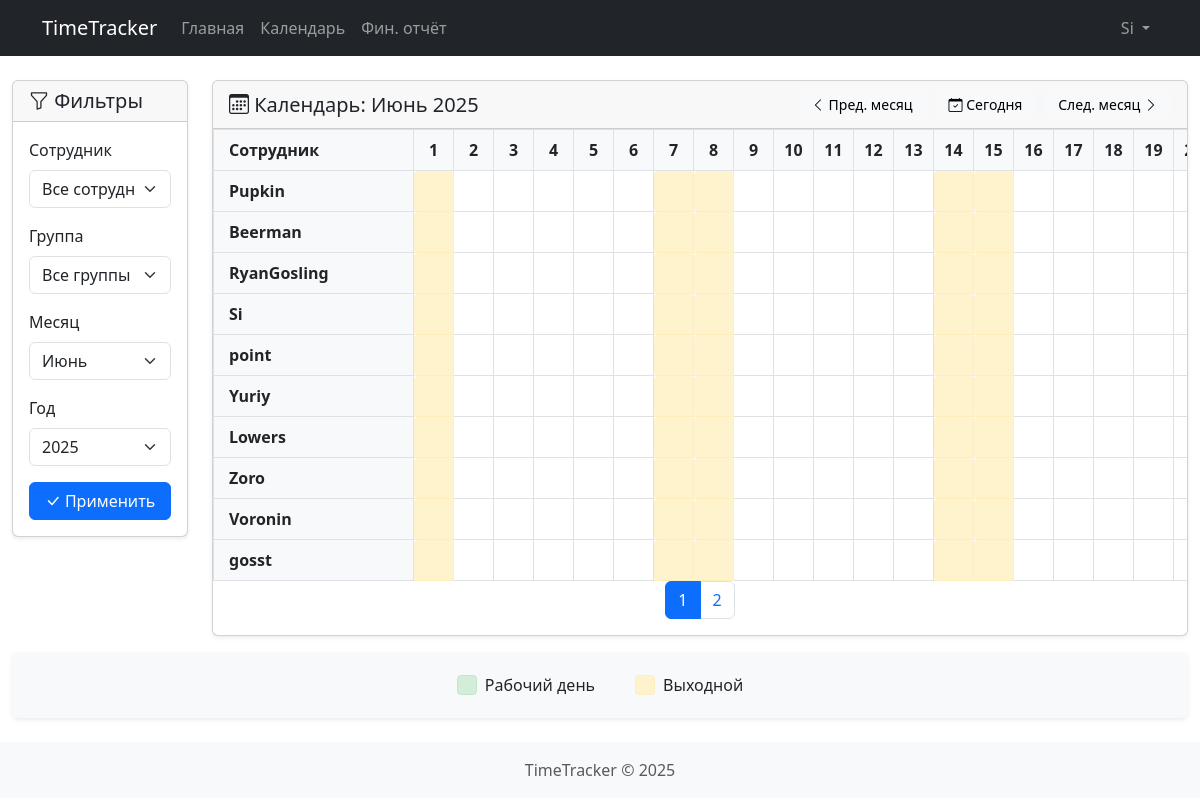
/calendar.php (signed in), run on the app's committed database.
### tables this page shows
CREATE TABLE IF NOT EXISTS `timetrack_users` (
  `id` int NOT NULL AUTO_INCREMENT,
  `login` varchar(50) NOT NULL,
  `password` varchar(255) NOT NULL,
  `first_name` varchar(50) DEFAULT NULL,
  `last_name` varchar(50) DEFAULT NULL,
  `stage` varchar(50) DEFAULT NULL,
  `description` text,
  `role` enum('admin','manager','employee') NOT NULL,
  `hourly_rate` decimal(10,2) NOT NULL DEFAULT '0.00',
  `created_at` timestamp NULL DEFAULT CURRENT_TIMESTAMP,
  `work_start` time NOT NULL DEFAULT '10:00:00',
  `work_end` time NOT NULL DEFAULT '19:00:00',
  `payer` varchar(255) DEFAULT NULL,
  `note` text,
  PRIMARY KEY (`id`),
  UNIQUE KEY `login` (`login`)
);

### config.php (called while the page is built, shortened)
<?php
function isManager() {
    return isset($_SESSION['role']) && $_SESSION['role'] === 'manager';
}
function isEmployee() {
    return isset($_SESSION['role']) && $_SESSION['role'] === 'employee';
}

### calendar.php (the view, shortened to what this page needs)
<?php
require_once 'config.php';
require_once 'includes/header.php';
function getAllUsers($pdo) {
    $roleId = isset($_GET['role_id']) ? (int)$_GET['role_id'] : null;
    $groupId = isset($_GET['group_id']) ? (int)$_GET['group_id'] : null;
    $sql = "
        SELECT DISTINCT u.*
        FROM timetrack_users u
    ";
    $params = [];
    if (isManager() or isEmployee()) {
        $stmt = $pdo->prepare("SELECT group_id FROM timetrack_user_groups WHERE user_id = ? LIMIT 1");
        $stmt->execute([$_SESSION['user_id']]);
        $managerGroup = $stmt->fetch(PDO::FETCH_ASSOC);
        if ($managerGroup) {
            $groupId = $managerGroup['group_id'];
        }
    }
    if ($groupId) {
        $stmt = $pdo->prepare("
            WITH RECURSIVE child_groups AS (
                SELECT id FROM timetrack_groups WHERE id = ?
                UNION ALL
                SELECT g.id FROM timetrack_groups g
                JOIN child_groups cg ON g.parent_id = cg.id
            )
            SELECT id FROM child_groups
        ");
        $stmt->execute([$groupId]);
        $childGroups = array_column($stmt->fetchAll(), 'id');
        $sql .= " JOIN timetrack_user_groups ug ON u.id = ug.user_id ";
        $sql .= " WHERE ug.group_id IN (" . implode(',', $childGroups) . ")";
    }
    $stmt = $pdo->prepare($sql);
    $stmt->execute($params);
    return $stmt->fetchAll(PDO::FETCH_ASSOC);
}
$users = getAllUsers($pdo);
$selectedUserId = isset($_GET['user_id']) ? (int)$_GET['user_id'] : null;
$selectedGroupId = isset($_GET['group_id']) ? (int)$_GET['group_id'] : null;
$currentMonth = isset($_GET['month']) ? (int)$_GET['month'] : (int)date('m');
$currentYear = isset($_GET['year']) ? (int)$_GET['year'] : (int)date('Y');
$months = [
    1 => 'Январь',
    2 => 'Февраль',
    3 => 'Март',
    4 => 'Апрель',
    5 => 'Май',
    6 => 'Июнь',
    7 => 'Июль',
    8 => 'Август',
    9 => 'Сентябрь',
    10 => 'Октябрь',
    11 => 'Ноябрь',
    12 => 'Декабрь'
];
?>
<div class="container-fluid mt-4">
    <div class="row">
        <div class="col-md-2">
            <div class="card shadow-sm mb-4">
                <div class="card-header d-flex justify-content-between align-items-center">
                    <h5 class="mb-0"><i class="bi bi-funnel"></i> Фильтры</h5>
                </div>
                <div class="card-body">
                    <form action="" method="get" id="filterForm">
                        <div class="mb-3">
                            <label for="user_id" class="form-label">Сотрудник</label>
                            <select class="form-select" id="user_id" name="user_id">
                                <option value="">Все сотрудники</option>
                            </select>
                        </div>
                        <div class="mb-3">
                            <label for="group_id" class="form-label">Группа</label>
                            <select class="form-select" id="group_id" name="group_id">
                                <option value="">Все группы</option>
                            </select>
                        </div>
                        <div class="mb-3">
                            <label for="month" class="form-label">Месяц</label>
                            <select class="form-select" id="month" name="month">
                                <?php foreach ($months as $num => $name): ?>
                                    <option value="<?php echo $num; ?>" <?php echo ($currentMonth == $num) ? 'selected' : ''; ?>>
                                        <?php echo $name; ?>
                                    </option>
                                <?php endforeach; ?>
                            </select>
                        </div>
                        <div class="mb-3">
                            <label for="year" class="form-label">Год</label>
                            <select class="form-select" id="year" name="year">
                                <?php for ($year = date('Y') - 2; $year <= date('Y') + 2; $year++): ?>
                                    <option value="<?php echo $year; ?>" <?php echo ($currentYear == $year) ? 'selected' : ''; ?>>
                                        <?php echo $year; ?>
                                    </option>
                                <?php endfor; ?>
                            </select>
                        </div>
                        <button type="submit" class="btn btn-primary w-100">
                            <i class="bi bi-check-lg"></i> Применить
                        </button>
                    </form>
                </div>
            </div>
        </div>
        <div class="col-md-10">
            <div class="card shadow-sm">
                <div class="card-header d-flex justify-content-between align-items-center">
                    <h5 class="mb-0">
                        <i class="bi bi-calendar3"></i>
                        Календарь: <?php echo $months[$currentMonth] . ' ' . $currentYear; ?>
                    </h5>
                    <div class="calendar-nav">
                        <a href="?month=<?php echo ($currentMonth == 1) ? 12 : ($currentMonth - 1); ?>&year=<?php echo ($currentMonth == 1) ? ($currentYear - 1) : $currentYear; ?>&user_id=<?php echo $selectedUserId; ?>&group_id=<?php echo $selectedGroupId; ?>" class="btn btn-light btn-sm">
                            <i class="bi bi-chevron-left"></i> Пред. месяц
                        </a>
                        <a href="?month=<?php echo date('n'); ?>&year=<?php echo date('Y'); ?>&user_id=<?php echo $selectedUserId; ?>&group_id=<?php echo $selectedGroupId; ?>" class="btn btn-light btn-sm">
                            <i class="bi bi-calendar-check"></i> Сегодня
                        </a>
                        <a href="?month=<?php echo ($currentMonth == 12) ? 1 : ($currentMonth + 1); ?>&year=<?php echo ($currentMonth == 12) ? ($currentYear + 1) : $currentYear; ?>&user_id=<?php echo $selectedUserId; ?>&group_id=<?php echo $selectedGroupId; ?>" class="btn btn-light btn-sm">
                            След. месяц <i class="bi bi-chevron-right"></i>
                        </a>
                    </div>
                </div>
                <div class="card-body p-0">
                    <div class="users-calendar">
                        <?php
                        $daysInMonth = date('t', mktime(0, 0, 0, $currentMonth, 1, $currentYear));
                        echo '<table class="calendar-table">';
                        echo '<thead><tr><th>Сотрудник</th>';
                        for ($day = 1; $day <= $daysInMonth; $day++) {
                            echo '<th>' . $day . '</th>';
                        }
                        echo '</tr></thead>';
                        echo '<tbody>';
                        $eventsMap = [];
                        $displayUsers = $selectedUserId ? array_filter($users, function($user) use ($selectedUserId) {
                            return $user['id'] == $selectedUserId;
                        }) : $users;
                        foreach ($displayUsers as $user) {
                            echo '<tr>';
                            echo '<td class="user-name">' . htmlspecialchars($user['login']) . '</td>';
                            for ($day = 1; $day <= $daysInMonth; $day++) {
                                $dateStr = sprintf('%04d-%02d-%02d', $currentYear, $currentMonth, $day);
                                $class = 'day-cell';
                                $title = '';
                                if (isset($eventsMap[$user['id']][$day])) {
                                    $event = $eventsMap[$user['id']][$day];
                                    $class .=$event['is_holiday'] == '0' ? ' workday' : ' holiday';
                                    $title = $event['is_holiday'] == '0' ? 'Рабочий день. '.$event['start_time'].'-'.$event['end_time'].'. '.$event['description']: 'Отгул.'.$event['description'];
                                } else {
                                    $dayOfWeek = date('N', strtotime($dateStr));
                                    $title = '' ?: ($dayOfWeek < '6' ? 'Рабочий день' : 'Выходной');
                                    if ($dayOfWeek >= 6) {
                                        $class .= ' weekend';
                                    }
                                }
                                echo '<td class="' . $class . '" title="' . htmlspecialchars($title) . '"
                                    data-user-id="' . $user['id'] . '"
                                    data-date="' . $dateStr . '"
                                    ></td>';
                            }
                            echo '</tr>';
                        }
                        echo '</tbody></table>';
                        ?>
                    </div>
                </div>
            </div>
        </div>
    </div>
</div>
<div class="container-fluid mt-3 mb-4">
    <div class="legend bg-light p-3 rounded shadow-sm">
        <div class="legend-item">
            <div class="legend-color workday-color"></div>
            <span class="ms-2">Рабочий день</span>
        </div>
        <div class="legend-item">
            <div class="legend-color weekend-color"></div>
            <span class="ms-2">Выходной</span>
        </div>
    </div>
</div>
<?php require_once 'includes/footer.php'; ?>

### calendar.php (style rules this page uses)
.users-calendar { margin: 0; overflow-x: auto; max-width: 100%; }
.users-calendar table { table-layout: fixed; width: 100%; margin: 0; }
.users-calendar th, .users-calendar td { text-align: center; padding: 8px; width: 40px; height: 40px; border: 1px solid #dee2e6; transition: all 0.2s ease; }
.users-calendar th:first-child, .users-calendar td:first-child { width: 200px; text-align: left; position: sticky; left: 0; background-color: #f8f9fa; z-index: 1; font-weight: 600; padding-left: 15px; }
.users-calendar th { position: sticky; top: 0; background-color: #f8f9fa; z-index: 2; font-weight: 600; }
.users-calendar th:first-child { z-index: 3; }
.day-cell { cursor: pointer; transition: all 0.2s ease; border-radius: 4px; margin: 2px; }
.day-cell.weekend { background-color: #fff3cd; border-color: #ffeeba; }
.calendar-nav { display: flex; gap: 10px; }
.calendar-nav .btn { padding: 0.25rem 0.75rem; font-size: 0.875rem; }
.legend { display: flex; justify-content: center; gap: 20px; }
.legend-item { display: flex; align-items: center; padding: 5px 10px; border-radius: 4px; }
.legend-color { width: 20px; height: 20px; border-radius: 4px; border: 1px solid #dee2e6; }
.workday-color { background-color: #d4edda; border-color: #c3e6cb; }
.weekend-color { background-color: #fff3cd; border-color: #ffeeba; }
.card { transition: transform 0.2s ease, box-shadow 0.2s ease; }
.calendar-table { min-width: 800px; }

### data on the page
timetrack_users: login "Pupkin"
timetrack_users: login "Beerman"
timetrack_users: login "RyanGosling"
timetrack_users: login "Si"
timetrack_users: login "point"
timetrack_users: login "Yuriy"
timetrack_users: login "Lowers"
timetrack_users: login "Zoro"
timetrack_users: login "Voronin"
timetrack_users: login "gosst"

### other printed values
APP_NAME "TimeTracker"
$_SESSION['login'] "Si"
$months[$currentMonth] "Июнь"
$currentYear "2025"
form field month "Июнь"
form field year "2025"
